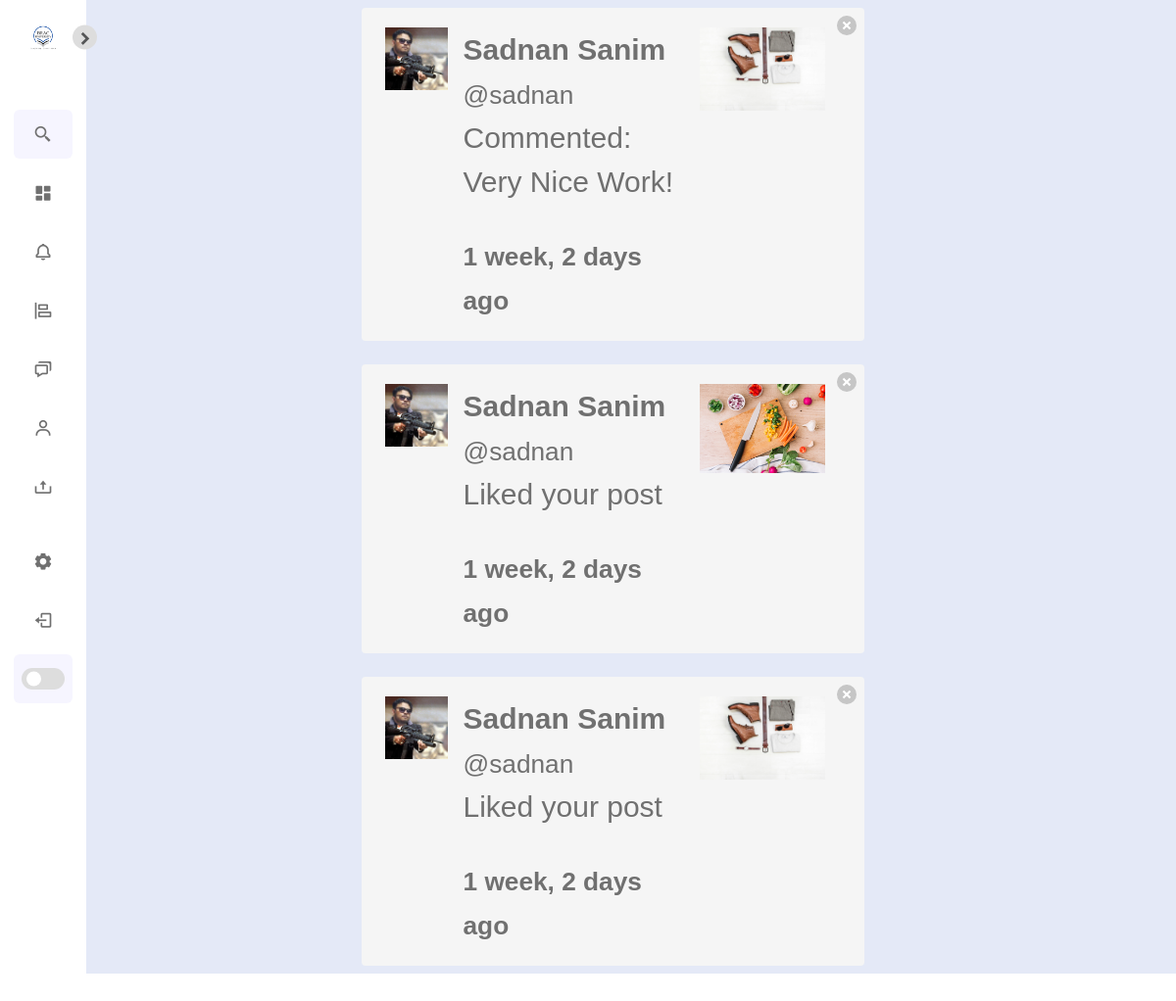
Page /notifications/ (signed in) on the earlier database version.
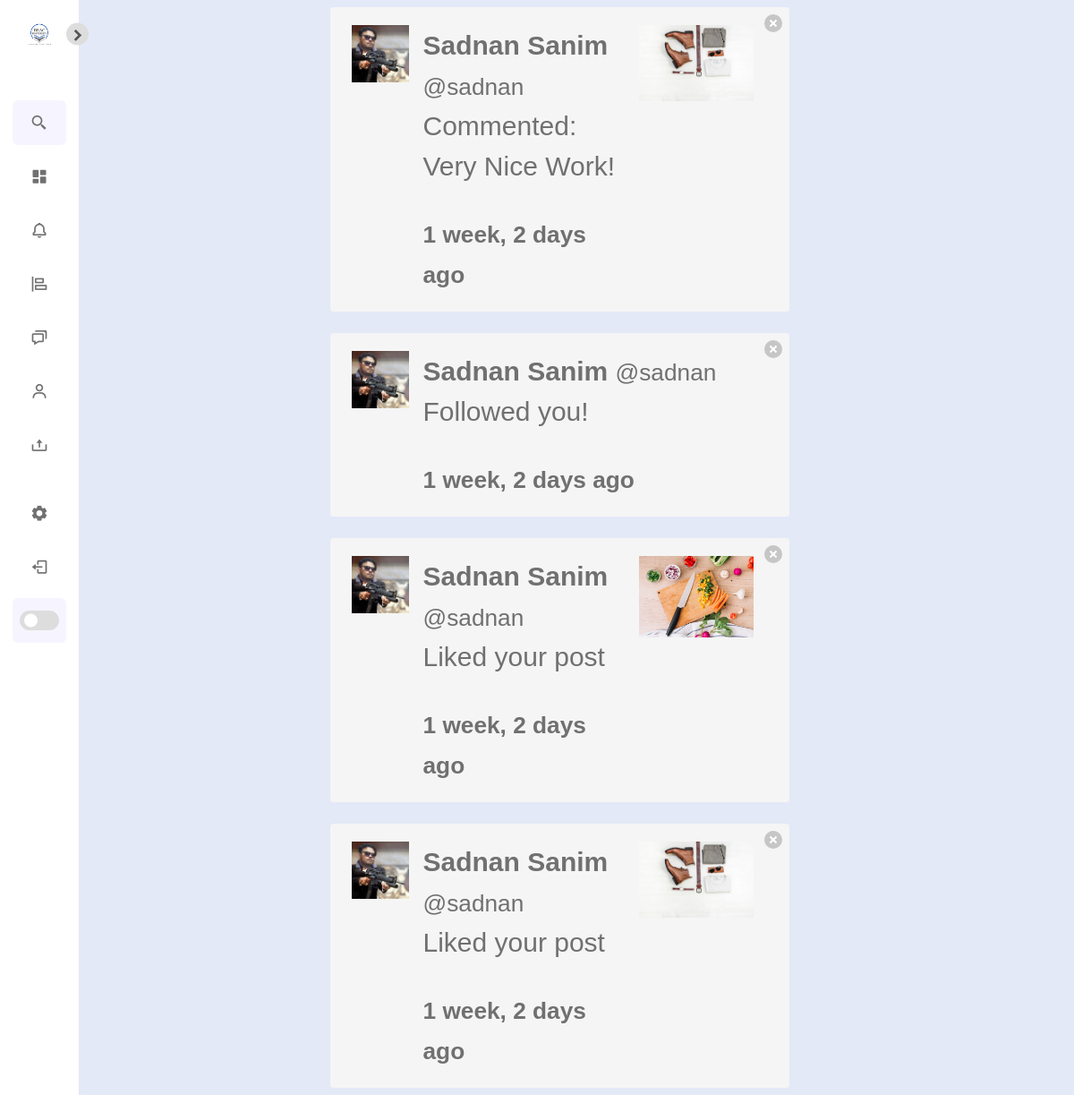
Same page on the later database version.
### notifications/models.py (models this page shows)
class Notification(models.Model):
	NOTIFICATION_TYPES = ((1,'Like'),(2,'Comment'), (3,'Follow'))
	post = models.ForeignKey('post.Post', on_delete=models.CASCADE, related_name="noti_post", blank=True, null=True)
	sender = models.ForeignKey(User, on_delete=models.CASCADE, related_name="noti_from_user")
	user = models.ForeignKey(User, on_delete=models.CASCADE, related_name="noti_to_user")
	notification_type = models.IntegerField(choices=NOTIFICATION_TYPES)
	text_preview = models.CharField(max_length=90, blank=True)
	date = models.DateTimeField(auto_now_add=True)
	is_seen = models.BooleanField(default=False)

### authy/models.py (models this page shows)
class Profile(models.Model):
	user = models.OneToOneField(User, on_delete=models.CASCADE)
	first_name = models.CharField(max_length=50, null=True, blank=True)
	last_name = models.CharField(max_length=50, null=True, blank=True)
	location = models.CharField(max_length=50, null=True, blank=True)
	url = models.CharField(max_length=80, null=True, blank=True)
	profile_info = models.TextField(max_length=150, null=True, blank=True)
	created = models.DateField(auto_now_add=True)
	favorites = models.ManyToManyField(Post)
	picture = models.ImageField(upload_to=user_directory_path, blank=True, null=True, verbose_name='Picture')

### post/models.py (models this page shows, shortened)
class Post(models.Model):
    id = models.UUIDField(primary_key=True, default=uuid.uuid4, editable=False)
    picture = models.ImageField(upload_to=user_directory_path, verbose_name='Picture', null=False)
    caption = models.TextField(max_length=1500, verbose_name='Caption')
    posted = models.DateTimeField(auto_now_add=True)
    tags = models.ManyToManyField(Tag, related_name='posts')
    user = models.ForeignKey(User, on_delete=models.CASCADE)
    likes = models.IntegerField(default=0)

### notifications/views.py (the view)
# urls.py: path('', ShowNOtifications, name='show-notifications'),
def ShowNOtifications(request):
	user = request.user
	notifications = Notification.objects.filter(user=user).order_by('-date')
	Notification.objects.filter(user=user, is_seen=False).update(is_seen=True)
	template = loader.get_template('notifications.html')
	context = {
		'notifications': notifications,
	}
	return HttpResponse(template.render(context, request))

### direct/views.py (called while the page is built)
def checkDirects(request):
	directs_count = 0
	if request.user.is_authenticated:
		directs_count = Message.objects.filter(user=request.user, is_read=False).count()
	return {'directs_count':directs_count}

### notifications/views.py (called while the page is built)
def CountNotifications(request):
	count_notifications = 0
	if request.user.is_authenticated:
		count_notifications = Notification.objects.filter(user=request.user, is_seen=False).count()
	return {'count_notifications':count_notifications}

### Config/templates/notifications.html (shortened to what this page needs)
{% extends 'base.html' %}
{% load static %}
{% load humanize %}
{% block content %}
    <div class="columns is-mobile is-centered">
    <div class="column is-half">
{% for notification in notifications %}
{% if notification.notification_type == 2 %}
      <div class="notification">
      <a href="{% url 'delete-notification' notification.id %}" class="delete"></a>
      <article class="media">
  <figure class="media-left">
    <p class="image is-64x64">
        {% if notification.sender.profile.picture %}
            <img src="{{ notification.sender.profile.picture.url }}" alt="Placeholder image">
          {% else %}
            <img src="https://bulma.io/images/placeholders/96x96.png" alt="Placeholder image">
        {% endif %}
    </p>
  </figure>
  <div class="media-content">
    <div class="content">
        <strong>{{ notification.sender.profile.first_name }} {{ notification.sender.profile.last_name }}</strong> <small>@{{ notification.sender.username }}</small>
        <br>
        Commented:
      <p>{{ notification.text_preview }}</p>
        <strong><small>{{ notification.date|naturaltime }}</small></strong>
    </div>
  </div>
  <div class="media-right">
    <figure class="image is-128x128">
      <img src="{{ notification.post.picture.url }}">
  </figure>
  </div>
</article>
      </div>
{% endif %}
{% if notification.notification_type == 3 %}
      <div class="notification">
      <a href="{% url 'delete-notification' notification.id %}" class="delete"></a>
      <article class="media">
  <figure class="media-left">
    <p class="image is-64x64">
          {% if notification.sender.profile.picture %}
            <img src="{{ notification.sender.profile.picture.url }}" alt="Placeholder image">
          {% else %}
            <img src="https://bulma.io/images/placeholders/96x96.png" alt="Placeholder image">
        {% endif %}
    </p>
  </figure>
  <div class="media-content">
    <div class="content">
        <strong>{{ notification.sender.profile.first_name }} {{ notification.sender.profile.last_name }}</strong> <small>@{{ notification.sender.username }}</small>
        <br>
        <p> Followed you!</p>
        <strong><small>{{ notification.date|naturaltime }}</small></strong>
    </div>
  </div>
</article>
      </div>
{% endif %}
{% if notification.notification_type == 1 %}
      <div class="notification">
      <a href="{% url 'delete-notification' notification.id %}" class="delete"></a>
      <article class="media">
  <figure class="media-left">
    <p class="image is-64x64">
        {% if notification.sender.profile.picture %}
            <img src="{{ notification.sender.profile.picture.url }}" alt="Placeholder image">
          {% else %}
            <img src="https://bulma.io/images/placeholders/96x96.png" alt="Placeholder image">
        {% endif %}
    </p>
  </figure>
  <div class="media-content">
    <div class="content">
        <strong>{{ notification.sender.profile.first_name }} {{ notification.sender.profile.last_name }}</strong> <small>@{{ notification.sender.username }}</small>
        <br>
        <p> Liked your post</p>
        <strong><small>{{ notification.date|naturaltime }}</small></strong>
    </div>
  </div>
  <div class="media-right">
    <figure class="image is-128x128">
      <img src="{{ notification.post.picture.url }}">
  </figure>
  </div>
</article>
      </div>
{% endif %}
{% endfor %}
    </div>
    </div>
{% endblock %}

Differences in the rows shown:
added Notification: sender.profile.picture (picture), sender.profile.first_name "Sadnan", sender.profile.last_name "Sanim", sender.username "sadnan", date "1 week, 2 days ago"
